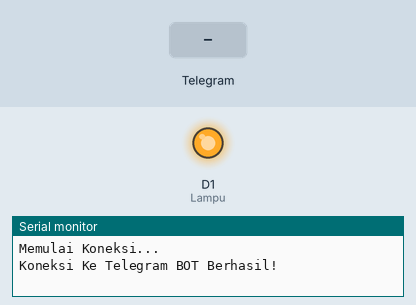
Simulated run of this sketch. Board: ESP8266 (NodeMCU). On the bench: output pins drawn as LEDs (lit = HIGH), the last lines printed to the serial monitor. The test bench sets the inputs (shaded band).

Above: at 2.7 s.
2.8 s: Telegram message "Lampu OFF" received
At 3.1 s:
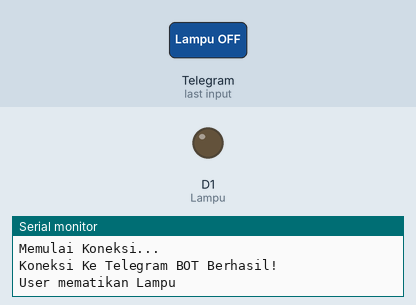
6.1 s: Telegram message "Lampu ON" received
At 7.1 s:
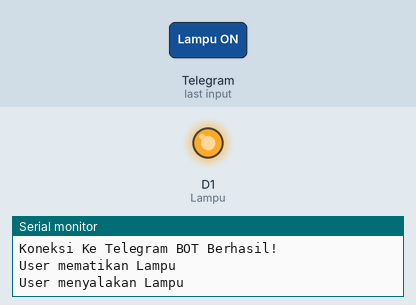
Timing chart, 0 to 9.1 s (numbered marks = the images above; inputs shaded):
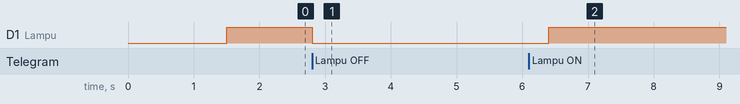

The sketch:

WFH20_1_Lampu.ino
```cpp
#include "CTBot.h"
CTBot myBot;
CTBotReplyKeyboard Tbl;

#define Lampu D1

 bool TampilkanTombol;

 String ssid = "Home Sweet Home"; //nama SSID WIFI
 String pass = "HALLOGUYS"; //Password WIFI
 String token = "2105032379:AAFLtggDdCeQVAstROafATtFktceSrJEWEo"; // Token dari Bot Father

void setup() {

Serial.begin(115200);
	Serial.println("Memulai Koneksi...");

	 myBot.wifiConnect(ssid, pass);
	  myBot.setTelegramToken(token);

    if (myBot.testConnection())
	      Serial.println("\nKoneksi Ke Telegram BOT Berhasil!");
	  else
	      Serial.println("\nTidak Terkoneksi Ke Telegram BOT");

	      pinMode(Lampu, OUTPUT);

	      digitalWrite(Lampu, HIGH);

           Tbl.addButton("Lampu ON");
           Tbl.addButton("Lampu OFF");
           Tbl.enableResize();
           TampilkanTombol = false;

}

void loop() {
TBMessage msg;

	if (myBot.getNewMessage(msg)) {
    if (msg.text.equalsIgnoreCase("/start")) {
          myBot.sendMessage(msg.sender.id, "Visit to my github account!\nhttps://github.com/afifsauqil/");
          myBot.sendMessage(msg.sender.id, "By Afif, Bima, Haydar XIII-SIJA.");
          myBot.sendMessage(msg.sender.id, "Halo...\nWelcome to Smart Switched Bot.\n\nGunakan tombol dibawah untuk mengontrol lampu 👇", Tbl);
          Serial.println("\nUser memulai Bot \n");
          TampilkanTombol = true;
    } else if (msg.text.equalsIgnoreCase("Lampu OFF")) {
          digitalWrite(Lampu, LOW);
          myBot.sendMessage(msg.sender.id, "💡 Lampu Telah Dimatikan");
          Serial.println("\nUser mematikan Lampu\n");
      } else if (msg.text.equalsIgnoreCase("Lampu ON")) {
          digitalWrite(Lampu, HIGH);
          myBot.sendMessage(msg.sender.id, "💡 Lampu Telah Dinyalakan");
          Serial.println("\nUser menyalakan Lampu\n");
      }  else {
			        myBot.sendMessage(msg.sender.id, "⛔️ ERROR: Perintah tidak dikenal?!\n\nGunakan tombol dibawah untuk mengontrol lampu 👇", Tbl);
              Serial.println("\nUser mengirim perintah yang tidak dikenal\n");
		    }
	   }
	delay(500);
}
```

Measured:
- after the input at 2.8 s, D1 (Lampu): HIGH → LOW at once
- after the input at 6.1 s, D1 (Lampu): LOW → HIGH after 0.31 s
